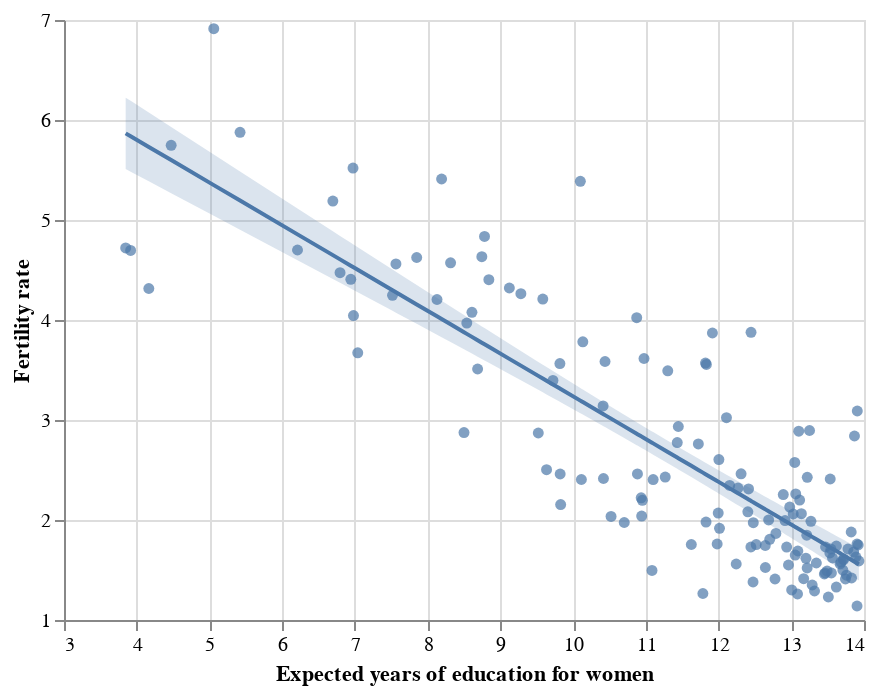

This figure's notebook cell:
### Markdown cell above
We can use these to shade in the area between the lower and upper limits.

### Code cell
band = alt.Chart(reg_data).mark_area(opacity = 0.2).encode(
    x = 'educ_expected_yrs_f',
    y = 'lwr_mean',
    y2 = 'upr_mean'
)

# layer
scatter_educ + slr_line + band

### Figure 1 — Vega-Lite specification as saved in the notebook (floating-point values rounded to 4 significant figures; data arrays with more than 128 entries replaced by an {"elided": "..."} marker saying what was removed)
{"config": {"view": {"continuousWidth": 400, "continuousHeight": 300}}, "layer": [{"mark": "circle", "encoding": {"x": {"field": "educ_expected_yrs_f", "scale": {"zero": false}, "title": "Expected years of education for women", "type": "quantitative"}, "y": {"field": "fertility_total", "scale": {"zero": false}, "title": "Fertility rate", "type": "quantitative"}}}, {"mark": "line", "encoding": {"x": {"field": "educ_expected_yrs_f", "type": "quantitative"}, "y": {"field": "fitted_slr", "type": "quantitative"}}}, {"mark": {"type": "area", "opacity": 0.2}, "encoding": {"x": {"field": "educ_expected_yrs_f", "type": "quantitative"}, "y": {"field": "lwr_mean", "type": "quantitative"}, "y2": {"field": "upr_mean"}}}], "data": {"name": "data-e556976c030bd9de44b0118afd44763d"}, "$schema": "https://vega.github.io/schema/vega-lite/v4.17.0.json", "datasets": {"data-e556976c030bd9de44b0118afd44763d": {"elided": "139 records"}}}
